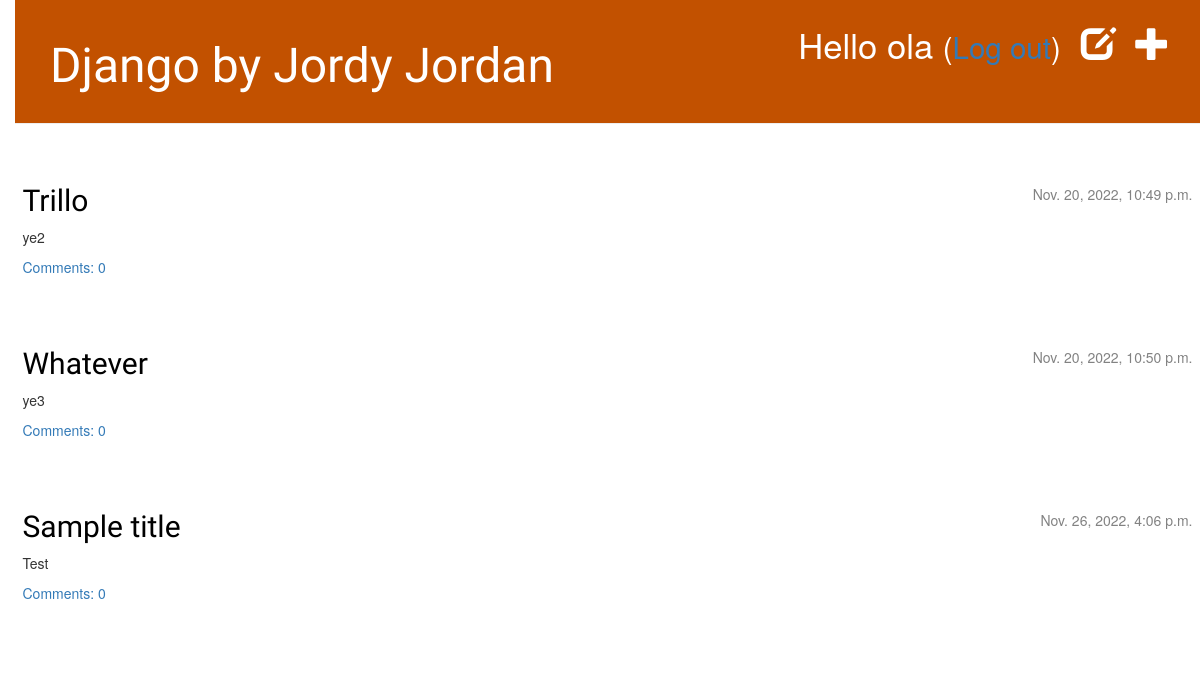
Before: / (signed in) with the older database file.
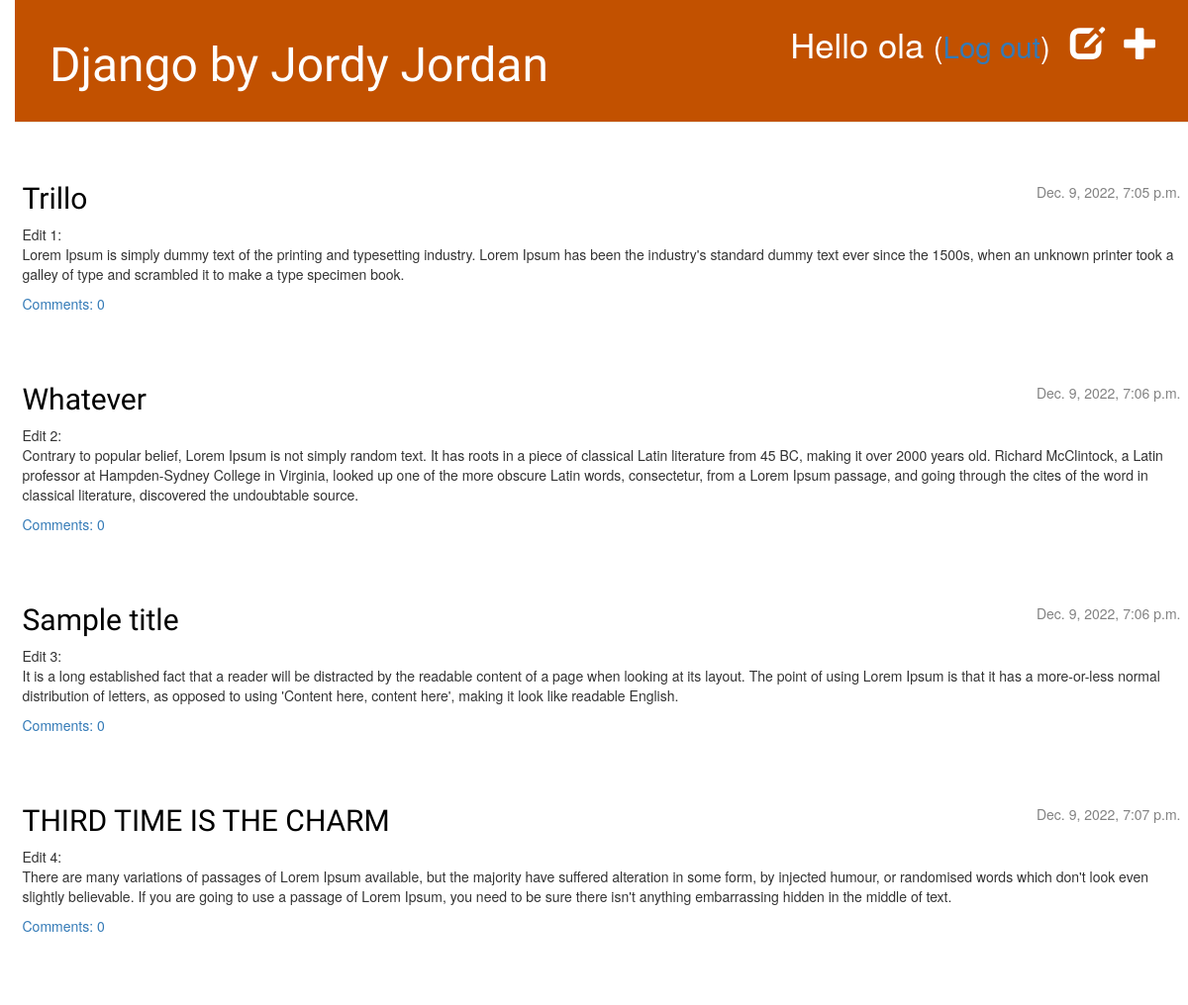
After: the same page with the newer database file.
### blog/models.py (models this page shows, shortened)
class Post(models.Model):
    author = models.ForeignKey(settings.AUTH_USER_MODEL, on_delete=models.CASCADE)
    title = models.CharField(max_length=200)
    text = models.TextField()
    created_date = models.DateTimeField(default=timezone.now)
    published_date = models.DateTimeField(blank=True, null=True)

### blog/views.py (the view)
# urls.py: path('', views.post_list, name='post_list'),
@login_required
def post_list(request):
    posts = Post.objects.filter(published_date__lte=timezone.now()).order_by('published_date')
    return render(request, 'blog/post_list.html', {'posts': posts})

### blog/templates/blog/post_list.html (shortened to what this page needs)
{% extends 'blog/base.html' %}
            {% block content %}
                {% for post in posts %}
                    <article class="post">
                        <time class="date">
                            {{ post.published_date }}
                        </time>
                        <h2><a href="{% url 'post_detail' pk=post.pk %}">{{ post.title }}</a></h2>
                        <p>{{ post.text|linebreaksbr }}</p>
                        <a href="{% url 'post_detail' pk=post.pk %}">Comments: {{ post.comments.count }}</a>
                    </article>
                {% endfor %}
            {% endblock %}

Changed rows visible on the page:
changed Post "Trillo": published_date "Nov. 20, 2022, 10:49 p.m." → "Dec. 9, 2022, 7:05 p.m."; text "ye2" → "Edit 1: Lorem Ipsum is simply dummy text of the printing and typesetting industry. Lorem Ipsum has been the industry's standard dummy text ever since the 1500s, when an unknown printer took a galley of type and scrambled it to make a type specimen book."
changed Post "Whatever": published_date "Nov. 20, 2022, 10:50 p.m." → "Dec. 9, 2022, 7:06 p.m."; text "ye3" → "Edit 2: Contrary to popular belief, Lorem Ipsum is not simply random text. It has roots in a piece of classical Latin literature from 45 BC, making it over 2000 years old. Richard McClintock, a Latin professor at Hampden-Sydney College in Virginia, looked up one of the more obscure Latin words, consectetur, from a Lorem Ipsum passage, and going through the cites of the word in classical literature, discovered the undoubtable source."
changed Post "Sample title": published_date "Nov. 26, 2022, 4:06 p.m." → "Dec. 9, 2022, 7:06 p.m."; text "Test" → "Edit 3: It is a long established fact that a reader will be distracted by the readable content of a page when looking at its layout. The point of using Lorem Ipsum is that it has a more-or-less normal distribution of letters, as opposed to using 'Content here, content here', making it look like readable English."
added Post: published_date "Dec. 9, 2022, 7:07 p.m.", title "THIRD TIME IS THE CHARM", text "Edit 4: There are many variations of passages of Lorem Ipsum available, but the majority have suffered alteration in some form, by injected humour, or randomised words which don't look even slightly believable. If you are going to use a passage of Lorem Ipsum, you need to be sure there isn't anything embarrassing hidden in the middle of text.", comments.count "0"
